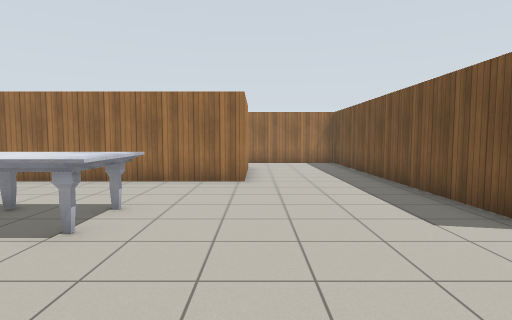
View 1 (above)

16 first-person views from a walk through a world built for the Gazebo simulator. The camera is 1.2 m above the floor, tilts 4° down and sees 80° across. The floor is counted in squares, 1 m on a side. Each view is taken from the middle of a square. On the plan, view 1 faces up. The plan holds only what a view shows up to about 13 squares ahead; the rest is blank. Gazebo's built-in surfaces are drawn with simple patterns.

View 2
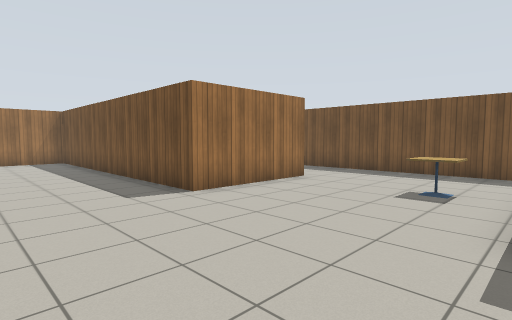

View 3
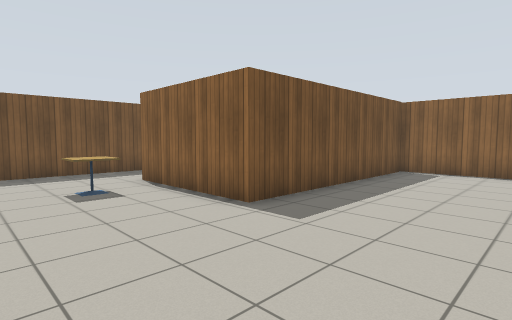

View 4
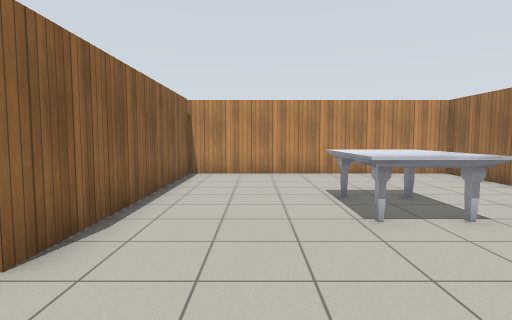

View 5
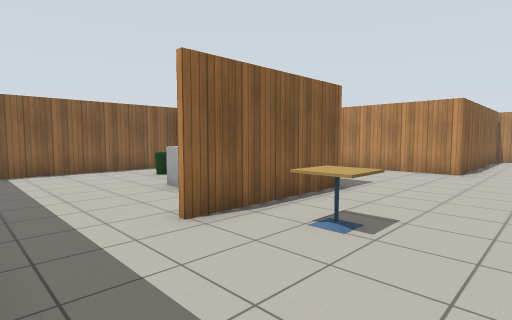

View 6
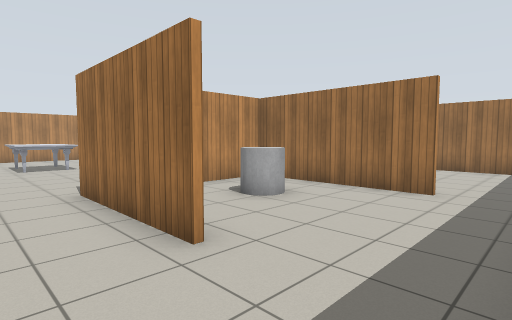

View 7
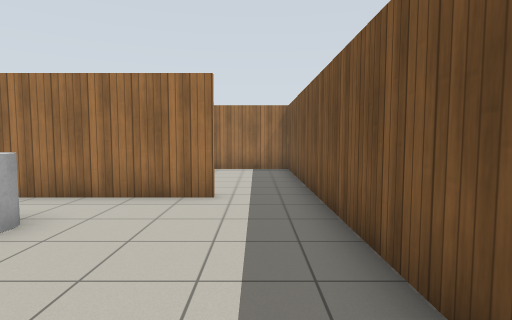

View 8
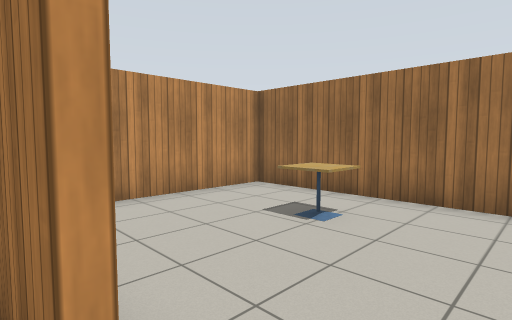

View 9
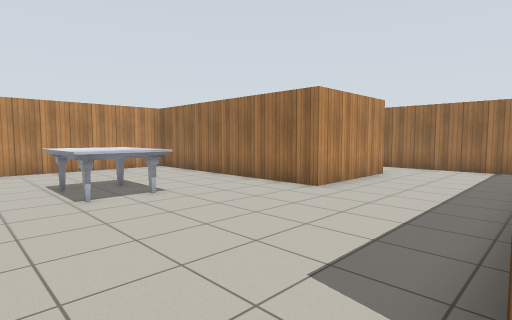

View 10
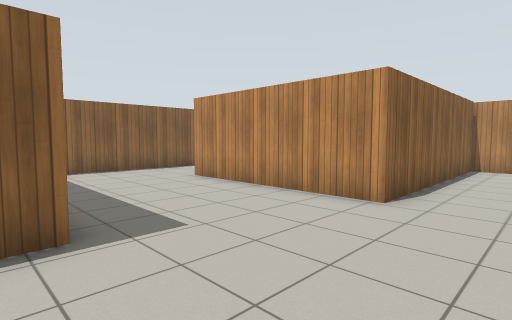

View 11
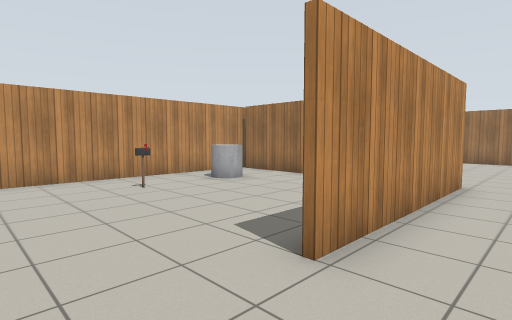

View 12
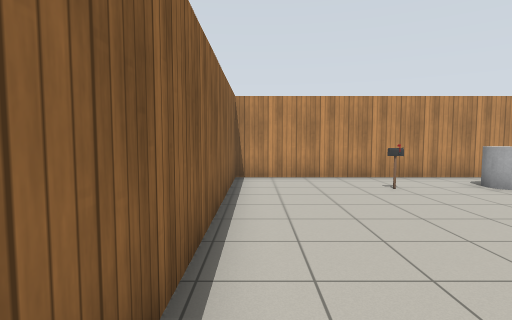

View 13
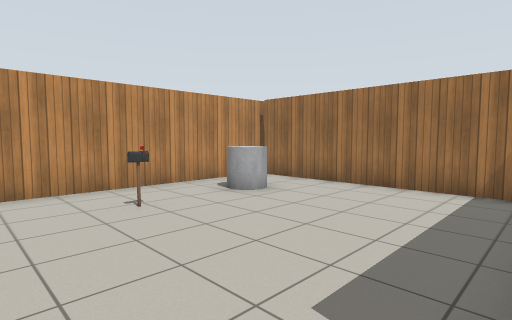

View 14
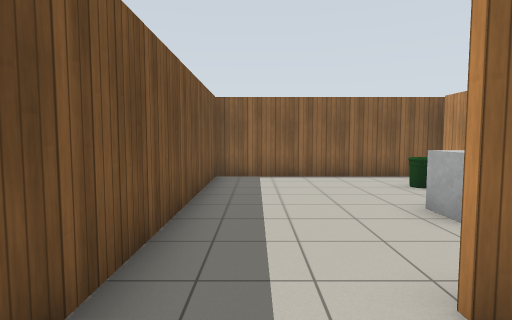

View 15
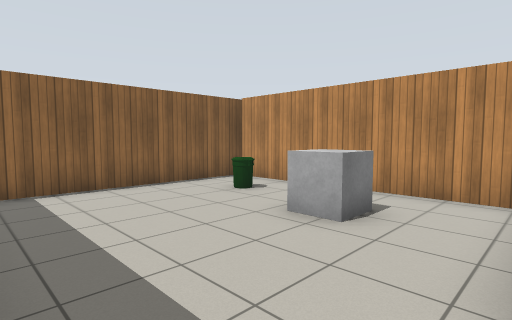

View 16
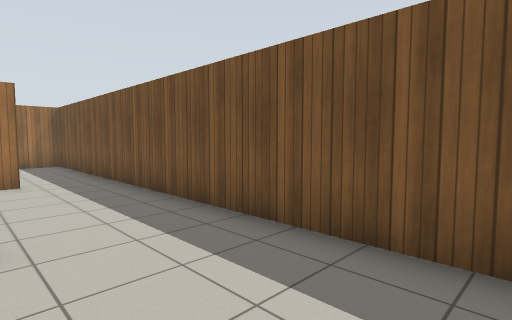

### Floor plan
Ten units are one square. View 1 is at (0, 0); x grows to the right and y downward. Boxes are objects, and circles mark ways between rooms. Rooms are numbered by the first view taken in them; rooms with no view inside come last. Other rooms are left out.
<svg viewBox="-89 -156 207 257">
<path fill="none" stroke="#000" d="M-16 4 -82 4M42 25 42 95M81 -39 39 -39 39 -130M-83 3 -7 3 -7 66M41 95 41 19 86 19M92 -92 40 -92 40 -69M-3 -126 -3 -85 -84 -85 -84 96 113 96 113 -86M30 -151 6 -151M113 -86 113 -151 40 -151 40 -111"/>
<rect x="-75" y="25" width="20" height="10" fill="#bbb"><title>grey cylinder</title></rect>
<rect x="-65" y="55" width="10" height="10" fill="#bbb"><title>postbox</title></rect>
<rect x="-45" y="-55" width="30" height="20" fill="#bbb"><title>marble table</title></rect>
<rect x="55" y="65" width="10" height="20" fill="#bbb"><title>bin</title></rect>
<rect x="55" y="35" width="20" height="20" fill="#bbb"><title>grey box</title></rect>
<rect x="55" y="-75" width="20" height="10" fill="#bbb"><title>grey cylinder</title></rect>
<rect x="65" y="-5" width="10" height="10" fill="#bbb"><title>cafe table</title></rect>
<rect x="65" y="-135" width="20" height="10" fill="#bbb"><title>cafe table</title></rect>
<circle cx="105" cy="-90" r="3" fill="#2a7"/>
<text x="10" y="0">1</text>
<text x="80" y="-120">2</text>
</svg>
Room 1 opens to room 2.

Where each view was taken, in squares from view 1:
view 1: 0 up, 0 right, facing up
view 2: 2 down, 0 right, facing up-right
view 3: 2 up, 0 right, facing down-right
view 4: 2 up, 2 right, facing left
view 5: 2 up, 11 right, facing down-left
view 6: 2 up, 11 right, facing up-left
view 7: 3 up, 10 right, facing up
view 8: 9 up, 10 right, facing up-left
view 9: 2 up, 4 right, facing up-left
view 10: 2 up, 5 right, facing down-left
view 11: 9 down, 1 right, facing up-left
view 12: 9 down, 1 right, facing left
view 13: 8 down, 1 left, facing up-left
view 14: 0 up, 10 right, facing down
view 15: 2 down, 11 right, facing down-left
view 16: 0 up, 8 right, facing up-right
